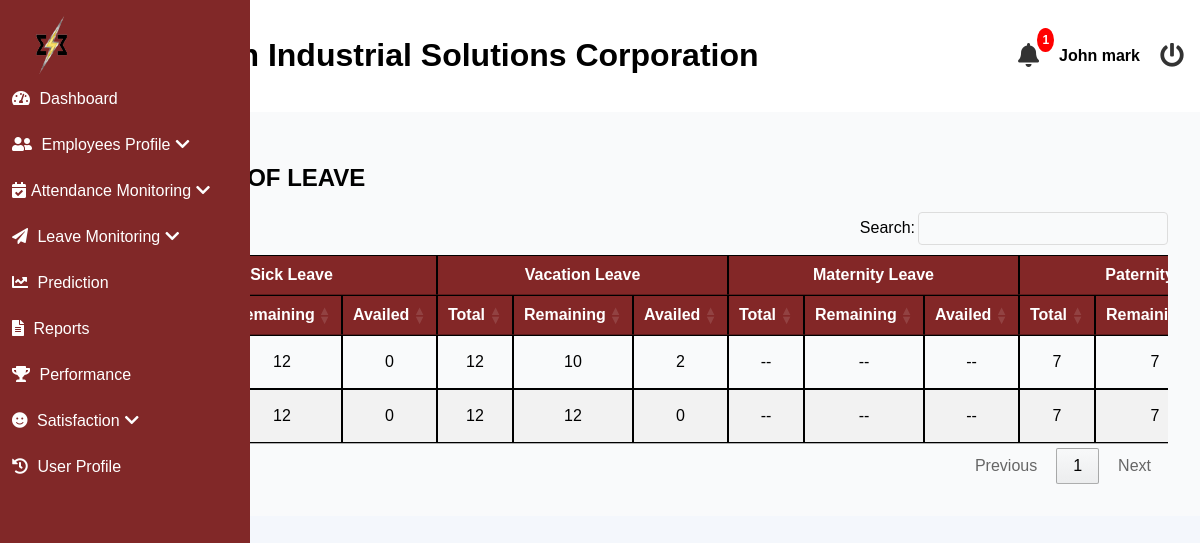
/admin/remaining_leave.php (signed in), run on an earlier commit of the app's database.
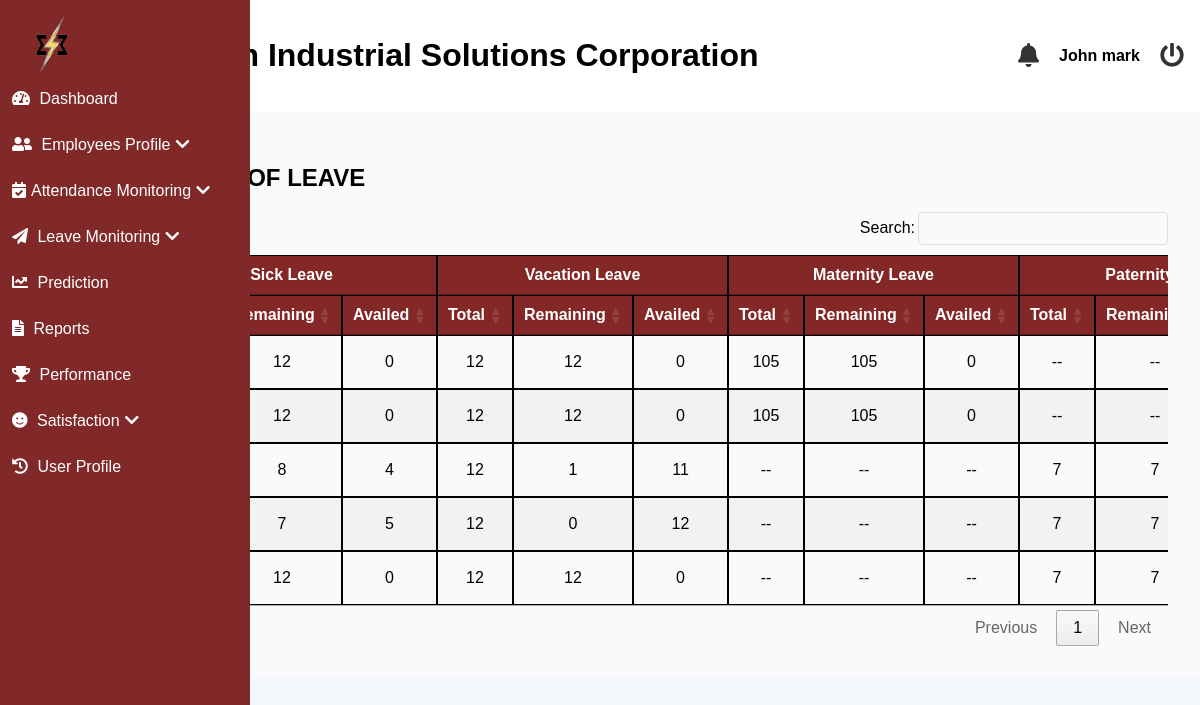
And on a later commit of the database.
### tables this page shows
CREATE TABLE `employees` (
  `id` int(11) NOT NULL,
  `last_name` varchar(255) NOT NULL,
  `first_name` varchar(255) NOT NULL,
  `middle_name` varchar(255) NOT NULL,
  `suffix` varchar(255) NOT NULL,
  `gender` varchar(32) NOT NULL,
  `email` varchar(100) NOT NULL,
  `position` varchar(255) NOT NULL,
  `hire_date` date NOT NULL,
  `department` varchar(255) NOT NULL,
  `employment_status` varchar(255) NOT NULL,
  `employee_id` int(20) NOT NULL,
  `user_type` int(11) NOT NULL DEFAULT 2 COMMENT '1=admin, 2=staff, 3=super admin',
  `password` varchar(255) NOT NULL,
  `e_status` int(11) NOT NULL DEFAULT 1,
  `date_of_birth` date DEFAULT NULL,
  `age` varchar(32) NOT NULL,
  `contact_number` varchar(20) DEFAULT NULL,
  `perma_address` text DEFAULT NULL,
  `civil_status` varchar(10) DEFAULT NULL,
  `sss_number` varchar(15) DEFAULT NULL,
  `philhealth_number` varchar(15) DEFAULT NULL,
  `pagibig_number` varchar(15) DEFAULT NULL,
  `tin_number` varchar(15) DEFAULT NULL,
  `emergency_contact_name` varchar(50) DEFAULT NULL,
  `emergency_contact_number` varchar(15) DEFAULT NULL,
  `educational_background` enum('Technical-Vocational Program graduate','College graduate','Master''s degree graduate','Doctorate degree graduate') DEFAULT NULL,
  `skills` text DEFAULT NULL,
  `username` varchar(255) NOT NULL,
  `sick_leave` int(11) NOT NULL DEFAULT 0,
  `vacation_leave` int(11) NOT NULL DEFAULT 0,
  `maternity_leave` int(11) NOT NULL DEFAULT 0,
  `paternity_leave` int(11) NOT NULL DEFAULT 0,
  `sick_availed` int(11) NOT NULL,
  `vacation_availed` int(11) NOT NULL,
  `maternity_availed` int(11) NOT NULL,
  `paternity_availed` int(11) NOT NULL,
  `medical` varchar(32) DEFAULT NULL,
  `tor` varchar(32) DEFAULT NULL,
  `nbi_clearance` varchar(32) DEFAULT NULL,
  `resume` varchar(32) DEFAULT NULL,
  `prc` varchar(32) DEFAULT NULL,
  `others` varchar(32) DEFAULT NULL,
  `medical_type` varchar(32) DEFAULT NULL,
  `tor_type` varchar(32) DEFAULT NULL,
  `police_type` varchar(32) DEFAULT NULL,
  `resume_type` varchar(32) DEFAULT NULL,
  `prc_type` varchar(32) DEFAULT NULL,
  `others_type` varchar(32) DEFAULT NULL,
  `is_archived` tinyint(1) DEFAULT 0
);

### admin/remaining_leave.php (the view, shortened to what the changed rows need)
<?php
include('header.php');
$sql = "SELECT
            id,
            CONCAT(first_name, ' ', last_name) AS employee_name,
            sick_leave,
            vacation_leave,
            maternity_leave,
            paternity_leave,
            sick_availed,
            vacation_availed,
            maternity_availed,
            paternity_availed,
            gender
            FROM employees
            WHERE employment_status = 'Regular'";
$result = mysqli_query($conn, $sql);
?>
<link rel="stylesheet" href="https://cdn.datatables.net/1.13.5/css/jquery.dataTables.min.css" />
<main class="main-content">
    <section id="dashboard">
        <h2>REMAINING DAYS OF LEAVE</h2>
        <div class="table-responsive">
            <table id="myTable" class="styled-table">
                <thead>
                    <tr>
                        <th rowspan="2" style="text-align: center;">Employee Name</th>
                        <th colspan="3" style="text-align: center;">Sick Leave</th>
                        <th colspan="3" style="text-align: center;">Vacation Leave</th>
                        <th colspan="3" style="text-align: center;">Maternity Leave</th>
                        <th colspan="3" style="text-align: center;">Paternity Leave</th>
                    </tr>
                    <tr>
                        <th>Total</th>
                        <th>Remaining</th>
                        <th>Availed</th>
                        <th>Total</th>
                        <th>Remaining</th>
                        <th>Availed</th>
                        <th>Total</th>
                        <th>Remaining</th>
                        <th>Availed</th>
                        <th>Total</th>
                        <th>Remaining</th>
                    </tr>
                </thead>
                <tbody>
                    <?php while ($row = mysqli_fetch_assoc($result)) { ?>
                        <tr>
                            <td data-label="Employee Name"><?php echo htmlspecialchars($row['employee_name']); ?></td>
                            <td data-label="Sick Leave Total"><?php echo htmlspecialchars($row['sick_leave']); ?></td>
                            <td data-label="Sick Leave Remaining"><?php echo htmlspecialchars($row['sick_leave'] - $row['sick_availed']); ?></td>
                            <td data-label="Sick Leave Availed"><?php echo htmlspecialchars($row['sick_availed']); ?></td>
                            <td data-label="Vacation Leave Total"><?php echo htmlspecialchars($row['vacation_leave']); ?></td>
                            <td data-label="Vacation Leave Remaining"><?php echo htmlspecialchars($row['vacation_leave'] - $row['vacation_availed']); ?></td>
                            <td data-label="Vacation Leave Availed"><?php echo htmlspecialchars($row['vacation_availed']); ?></td>
                            <td data-label="Maternity Leave Total"><?php echo strtolower($row['gender']) == 'female' ? htmlspecialchars($row['maternity_leave']) : '--'; ?></td>
                            <td data-label="Maternity Leave Remaining"><?php echo strtolower($row['gender']) == 'female' ? htmlspecialchars($row['maternity_leave'] - $row['maternity_availed']) : '--'; ?></td>
                            <td data-label="Maternity Leave Availed"><?php echo strtolower($row['gender']) == 'female' ? htmlspecialchars($row['maternity_availed']) : '--'; ?></td>
                            <td data-label="Paternity Leave Total"><?php echo strtolower($row['gender']) == 'male' ? htmlspecialchars($row['paternity_leave']) : '--'; ?></td>
                            <td data-label="Paternity Leave Remaining"><?php echo strtolower($row['gender']) == 'male' ? htmlspecialchars($row['paternity_leave'] - $row['paternity_availed']) : '--'; ?></td>
                        </tr>
                    <?php } ?>
                </tbody>
            </table>
        </div>
    </section>
</main>
<?php
include('footer.php');
?>

### admin/header.php (shortened to what the changed rows need)
<?php
$conn = mysqli_connect('localhost', 'root', '', 'esetech');
$sql_count = "
    SELECT COUNT(*) AS notification_count FROM (
        (SELECT a.file_date AS action_date FROM leave_applications a WHERE a.status = 'Pending')
        UNION ALL
        (SELECT js.survey_date AS survey_date FROM job_satisfaction_surveys js)
    ) AS notifications;
";
$result_count = mysqli_query($conn, $sql_count);
$row = mysqli_fetch_assoc($result_count);
$notification_count = $row['notification_count'];
?>
<!DOCTYPE html>
<html lang="en">
<head>
    <link rel="stylesheet" href="css/styles.css">
    <link rel="stylesheet" href="https://cdnjs.cloudflare.com/ajax/libs/font-awesome/5.15.4/css/all.min.css">
</head>
<body>
<header>
    <div class="logo">
        <h1>ESE-Tech Industrial Solutions Corporation</h1>
    </div>
    <div class="header-right">
        <div class="notification-container">
            <i class="fas fa-bell bell-btn"></i>
            <?php if ($notification_count > 0): ?>
                <span class="badge"><?php echo $notification_count; ?></span>
            <?php endif; ?>
        </div>
    </div>
</header>
</body>
</html>

What changed in the data, as far as the page shows it:
removed employees: $row['sick_leave']-$row['sick_availed'] "12", sick_availed "0", vacation_leave "12", $row['vacation_leave'] - $row['vacation_availed'] "10", vacation_availed "2", paternity_leave "7", $row['paternity_leave']-$row['paternity_availed'] "7"
added employees: $row['sick_leave'] - $row['sick_availed'] "8", sick_availed "4", vacation_leave "12", $row['vacation_leave'] - $row['vacation_availed'] "1", vacation_availed "11", paternity_leave "7", $row['paternity_leave']-$row['paternity_availed'] "7"
added employees: $row['sick_leave'] - $row['sick_availed'] "7", sick_availed "5", vacation_leave "12", $row['vacation_leave'] - $row['vacation_availed'] "0", vacation_availed "12", paternity_leave "7", $row['paternity_leave']-$row['paternity_availed'] "7"
added employees: $row['sick_leave']-$row['sick_availed'] "12", sick_availed "0", vacation_leave "12", $row['vacation_leave']-$row['vacation_availed'] "12", vacation_availed "0", maternity_leave "105", $row['maternity_leave']-$row['maternity_availed'] "105", maternity_availed "0"
added employees: $row['sick_leave']-$row['sick_availed'] "12", sick_availed "0", vacation_leave "12", $row['vacation_leave']-$row['vacation_availed'] "12", vacation_availed "0", maternity_leave "105", $row['maternity_leave']-$row['maternity_availed'] "105", maternity_availed "0"
Also different on the page:
$notification_count: "1" → (not shown)
